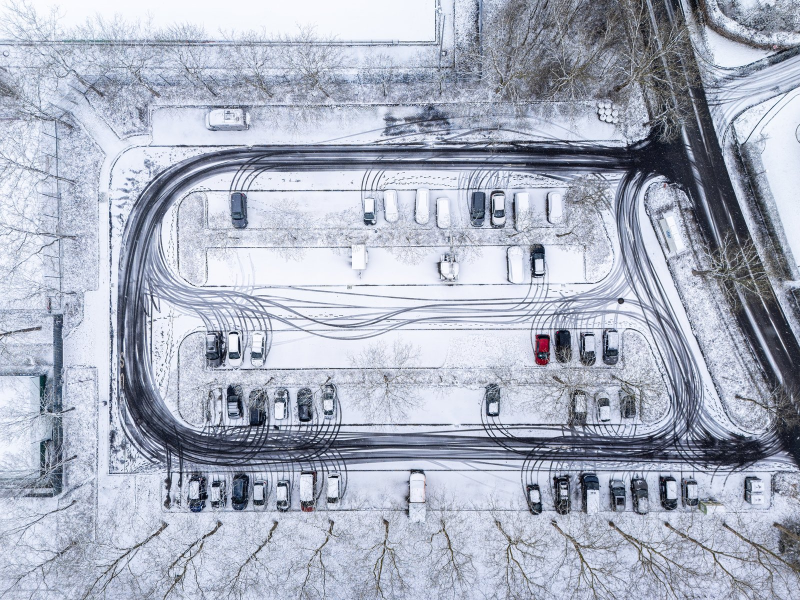
#> input picture data/samples/dji_real/Mini4Pro_FC8482_1600.jpg, 1600 x 1200 px (shown at 1/2 size)
$ python -i check_mission_dataset.py   (imports and definitions only)
#> lines starting #> are read from the running program, lines starting #| are printed output that depends on the picture
#!/usr/bin/env python3
# -*- coding: utf-8 -*-
"""check_mission_dataset.py -- offline contract check for data/synthetic/mission.

Pure standard library + Pillow (system Python, no UE needed).  Verifies:
  * metadata.json exists / parses and matches the CONVENTIONS schema keys
  * every frame file exists and is a valid 1600x1200 PNG
  * c2w is a proper rigid transform (orthonormal rotation, det +1, bottom row)
  * simulated GPS round-trips from the c2w translation (UE -> WGS84)
  * image exposure is sane: not all-black, not blown out (mean/p99 on a thumbnail)
  * scene coverage: camera positions inside a plausible area, gimbal pitch negative
Writes <data>/validate_report.json and exits 0/1.

Usage:
    python ./llm_drone/ue5_mission/check_mission_dataset.py
    python ./llm_drone/ue5_mission/check_mission_dataset.py --data ./data/synthetic/mission
"""

import argparse
import json
import math
import os
import struct
import sys

try:
    from PIL import Image
except Exception:  # pragma: no cover - Pillow is expected but optional
    Image = None

M_PER_DEG_LAT = 111320.0
ORIGIN_WGS84 = {"lat": 39.9042, "lon": 116.4074, "alt": 43.0}
REQUIRED_TOP_KEYS = ("dataset", "camera_model", "width", "height", "fx", "fy", "cx", "cy",
                     "coord_system", "origin_wgs84", "frames")
REQUIRED_FRAME_KEYS = ("file", "c2w", "gps", "gimbal_deg", "timestamp")


# [35 lines left out: functions png_size, ue_to_wgs84, rotation_error, not called in this run]


def image_stats(path):
    """Thumbnail luminance histogram stats: mean / min / max / p99 (no getdata deprecation)."""
    if Image is None:
        return None
    with Image.open(path) as img:
#> img is the input picture: PIL image 1600x1200 RGB; mean R, G, B 170.1, 176.3, 192.1
        gray = img.convert("RGB")
        gray.thumbnail((200, 150))
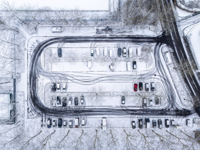
#> gray: PIL image 200x150 RGB; mean R, G, B 170.1, 176.3, 192.1
        gray = gray.convert("L")
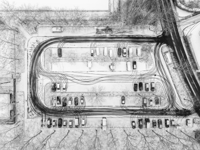
#> gray: PIL image 200x150 L; min 20, max 255, mean 176.3
        hist = gray.histogram()
#> hist = 256 values, max 342 at index 206, min 0 at index 0, mean 117.2
    total = sum(hist)
#> total = 30000
    if total <= 0:
        return None
    weighted = sum(index * count for index, count in enumerate(hist))
#> weighted = 5287890
    accumulate = 0
    p99_value = 255
    for index, count in enumerate(hist):
        accumulate += count
        if accumulate >= total * 0.99:
            p99_value = index
            break
#> this loop made 250 passes
#> (accumulate, p99_value) on pass 250: (29936, 249)
#> (count, accumulate) on passes 1 to 6: (0, 0), (0, 0), (0, 0), (0, 0), (0, 0), (0, 0)
#> after the loop, accumulate = 29936
    low = next(index for index, count in enumerate(hist) if count)
#> low = 20
    high = next(index for index in range(255, -1, -1) if hist[index])
#> high = 255
    return {
        "mean": round(weighted / float(total) / 255.0, 4),
        "min": round(low / 255.0, 4),
        "max": round(high / 255.0, 4),
        "p99": round(p99_value / 255.0, 4),
    }


# [145 lines left out: functions check_metadata_dir, main, not called in this run]


# [2 lines not run here, left out]

>>> result = image_stats('../../../data/samples/dji_real/Mini4Pro_FC8482_1600.jpg')
#> result = {'mean': 0.691, 'min': 0.0784, 'max': 1, 'p99': 0.977}
